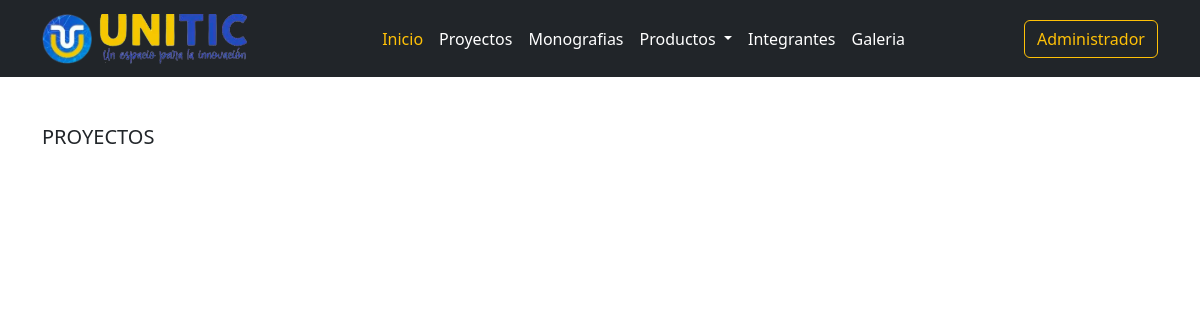
The page /proyectos.php on the database as committed earlier.
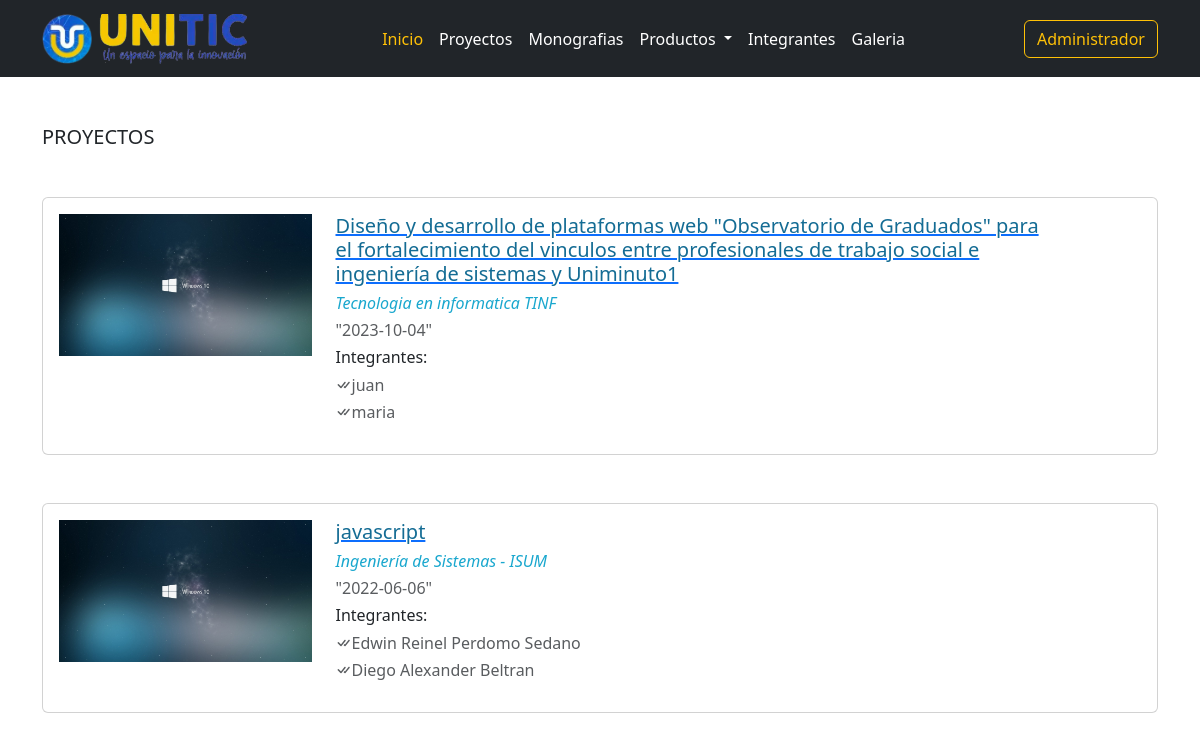
The same page on the database as committed later.
### tables this page shows
CREATE TABLE `portafolios` (
  `id` int(11) NOT NULL,
  `titulo` varchar(250) NOT NULL,
  `programa` varchar(100) NOT NULL,
  `fecha` date DEFAULT NULL,
  `descripcion` text DEFAULT NULL,
  `archivo` varchar(250) NOT NULL,
  `imagen` varchar(100) NOT NULL,
  `tipo_trabajo` int(11) DEFAULT NULL
);

CREATE TABLE `portafolios_has_integrantes` (
  `id` int(11) NOT NULL,
  `portafolio_id` int(11) NOT NULL,
  `integrantes` varchar(100) NOT NULL
);

### clases/Proyectos.php (called while the page is built, shortened)
<?php
class Proyectos extends Conexion
{
    public function obtenerProyectos()
    {
        $conexion = $this->obtenerConexion();
        $sql = "SELECT * FROM portafolios where tipo_trabajo = 1";
        $result = mysqli_query($conexion, $sql);
        $proyectos = array();
        while ($row = mysqli_fetch_assoc($result)) {
            $proyectos[] = $row;
        }
        return $proyectos;
    }
    public function obtenerIntegrantes()
    {
        $conexion = $this->obtenerConexion();
        $sql = "SELECT * FROM portafolios_has_integrantes pi
        INNER JOIN portafolios p ON (pi.portafolio_id = p.id)";
        $result = mysqli_query($conexion, $sql);
        $integrantes = array();
        while ($row = mysqli_fetch_assoc($result)) {
            $integrantes[] = $row;
        }
        return $integrantes;
    }
}

### public/proyectos.php (the view, shortened to what this page needs)
<!DOCTYPE html>
<html lang="es">
<head>
  <link href="https://cdn.jsdelivr.net/npm/bootstrap@5.2.1/dist/css/bootstrap.min.css" rel="stylesheet">
  <link rel="stylesheet" href="https://cdn.jsdelivr.net/npm/bootstrap-icons@1.10.4/font/bootstrap-icons.css">
  <link rel="stylesheet" href="https://use.fontawesome.com/releases/v5.15.4/css/all.css">
</head>
<body>
  <?php
  include('../templates/navbarSecciones.php');
  include('../clases/Proyectos.php');
  $proyectos = new Proyectos();
  $ListarProyectos = $proyectos->obtenerProyectos();
  $listarIntegrantes = $proyectos->obtenerIntegrantes();
  ?>
  <h5 class="container my-5">PROYECTOS</h5>
  <?php foreach ($ListarProyectos as $proyecto) : ?>
    <div class="container my-5">
      <div class="card col-md-12 p-3">
        <div class="row">
          <div class="col-md-3">
            <a href="../archivos/proyectos/<?php echo $proyecto['archivo']; ?>" target="_blank">
              <img class="img-fluid mx-auto d-block" src="../archivos/proyectos/img_archivos/<?php echo $proyecto['imagen']; ?>">
            </a>
          </div>
          <div class="col-md-8">
            <div class="card-block">
              <a href="../archivos/proyectos/<?php echo $proyecto['archivo']; ?>" target="_blank">
                <h6 class="card-title h5" style="color:#146C94"><?php echo $proyecto['titulo'] ?></h6>
              </a>
              <h6 style="color: #19A7CE; font-style: italic;"><?php echo $proyecto['programa'] ?></h6>
              <p class="h6 text-dark text-opacity-75">"<?php echo $proyecto['fecha'] ?>"</p>
              <p class="h6 text-dark">Integrantes:</p>
              <?php foreach ($listarIntegrantes as $integrante) {
                if ($integrante['portafolio_id'] == $proyecto['id']) {
                  echo '<p class="h6 text-dark text-opacity-75"><i class="bi bi-check-all"></i>' . $integrante['integrantes'] . '</p>';
                }
              } ?>
            </div>
          </div>
        </div>
      </div>
    </div>
  <?php endforeach; ?>
</body>

### templates/navbarSecciones.php (shortened to what this page needs)
<!doctype html>
<html lang="en">
<head>
    <link href="https://cdn.jsdelivr.net/npm/bootstrap@5.2.1/dist/css/bootstrap.min.css" rel="stylesheet">
    <link href="../css/navbar.css" rel="stylesheet">
</head>
<body>
    <header>
        <nav class="navbar navbar-expand-lg bg-dark" id="navbar">
            <div class="container">
                <a class="navbar-brand" href="../public/index.php">
                    <img src="../img/logo2.WEBP" alt="" width="50" height="50" class="d-inline-block align-text-top">
                    <img src="../img/uniticestandar2.WEBP" alt="" width="150" height="50" class="d-inline-block align-text-top">
                </a>
                <div class="collapse navbar-collapse" id="navbarScroll">
                    <ul class="navbar-nav m-auto" style="--bs-scroll-height: 100px;">
                        <li class="nav-item">
                            <a class="nav-link active text-warning" aria-current="page" href="../index.php">Inicio</a>
                        </li>
                        <li class="nav-item">
                            <a class="nav-link active text-white" aria-current="page" href="../public/proyectos.php">Proyectos</a>
                        </li>
                        <li>
                            <a class="nav-link active text-white" aria-current="page" href="../public/monografias.php">Monografias</a>
                        </li>
                        <li class="nav-item">
                            <div class="dropdown">
                                <a class="nav-link active text-white dropdown-toggle" href="#" role="button" id="productosDropdown" data-bs-toggle="dropdown" aria-expanded="false">
                                    Productos
                                </a>
                            </div>
                        </li>
                        <li class="nav-item">
                            <a class="nav-link active text-white" aria-current="page" href="../public/integrantes.php">Integrantes</a>
                        </li>
                        <li class="nav-item">
                            <a class="nav-link active text-white" aria-current="page" href="#">Galeria</a>
                        </li>
                    </ul>
                    <a name="" id="" class="btn btn-outline-warning" href="../admin/login.php" role="button">Administrador</a>
                </div>
            </div>
        </nav>
    </header>
</body>
</html>

### css/navbar.css (style rules this page uses)
.navbar-nav { margin: 0; padding: 0; }

Rows that differ between the two databases and show on the page:
added portafolios: imagen (picture), titulo "Diseño y desarrollo de plataformas web \"Observatorio de Graduados\" para el fortalecimiento del vinculos entre profesionales de trabajo social e ingeniería de sistemas y Uniminuto1", programa "Tecnologia en informatica TINF", fecha "2023-10-04"
added portafolios_has_integrantes: integrantes "juan", shown under "Tecnologia en informatica TINF"
added portafolios_has_integrantes: integrantes "maria", shown under "Tecnologia en informatica TINF"
added portafolios: imagen (picture), titulo "javascript", programa "Ingeniería de Sistemas - ISUM", fecha "2022-06-06"
added portafolios_has_integrantes: integrantes "Edwin Reinel Perdomo Sedano", shown under "javascript"
added portafolios_has_integrantes: integrantes "Diego Alexander Beltran", shown under "javascript"
